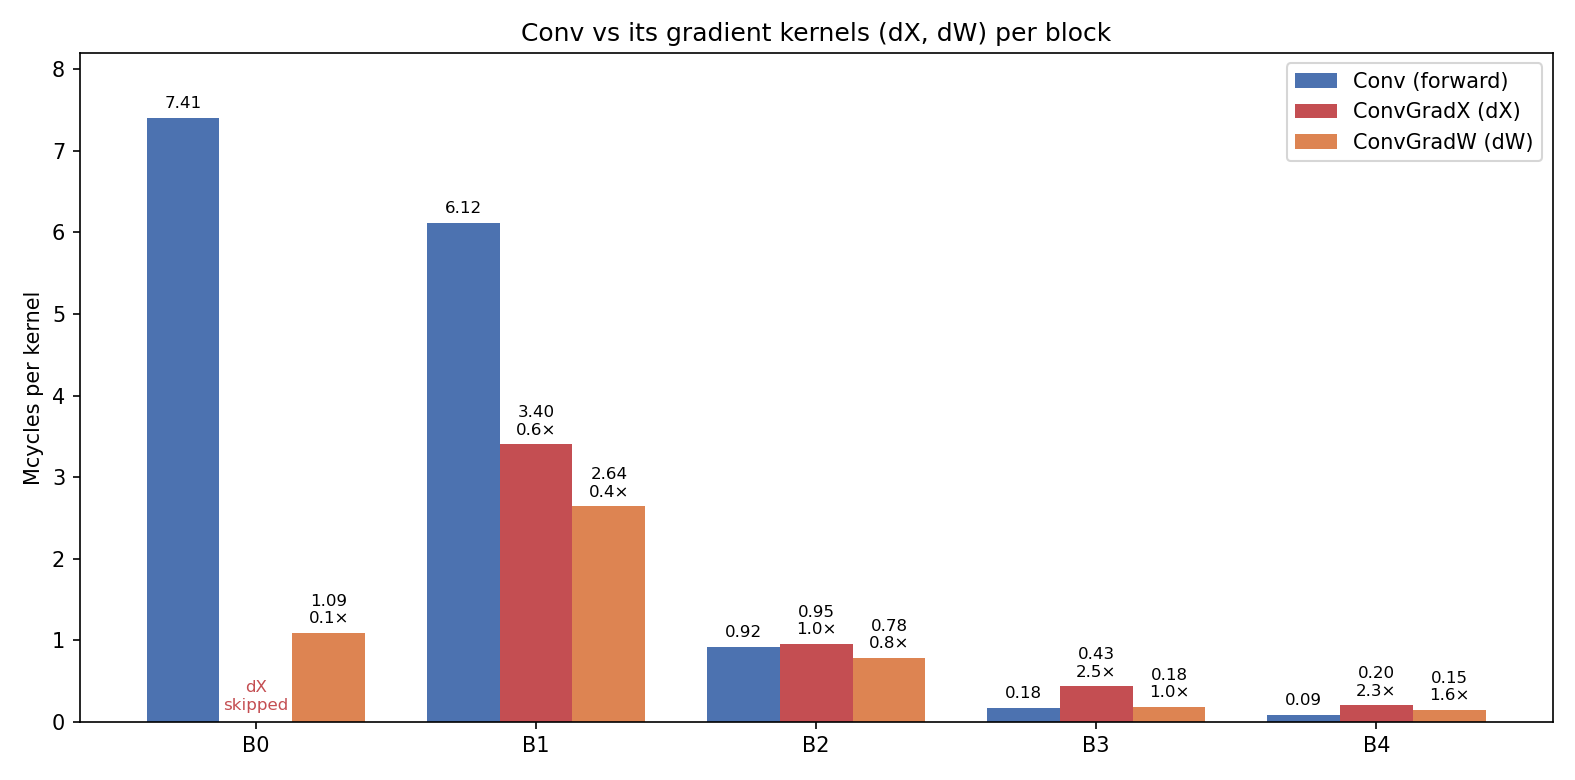

Write the Python code that produced this figure.
import matplotlib; matplotlib.use("Agg"); import matplotlib.pyplot as plt; import numpy as np
# cycles per block (Total) from trace
fwd=[7405374,6121186,922827,175772,90059]
dX =[0,3402803,954448,434761,203149]
dW =[1093044,2642291,782108,181157,146955]
M=1e6; x=np.arange(5); w=0.26
fig,ax=plt.subplots(figsize=(10.5,5.2))
ax.bar(x-w,[v/M for v in fwd],w,color="#4C72B0",label="Conv (forward)")
ax.bar(x,  [v/M for v in dX ],w,color="#C44E52",label="ConvGradX (dX)")
ax.bar(x+w,[v/M for v in dW ],w,color="#DD8452",label="ConvGradW (dW)")
for i in range(5):
    if dX[i]==0: ax.text(i,0.15,"dX\nskipped",ha="center",fontsize=8,color="#C44E52")
    ax.text(i-w,fwd[i]/M+0.12,f"{fwd[i]/M:.2f}",ha="center",fontsize=8)
    if dX[i]: ax.text(i,dX[i]/M+0.12,f"{dX[i]/M:.2f}\n{dX[i]/fwd[i]:.1f}×",ha="center",fontsize=8)
    ax.text(i+w,dW[i]/M+0.12,f"{dW[i]/M:.2f}\n{dW[i]/fwd[i]:.1f}×",ha="center",fontsize=8)
ax.set_xticks(x); ax.set_xticklabels([f"B{b}" for b in range(5)])
ax.set_ylabel("Mcycles per kernel"); ax.set_ylim(0,8.2)
ax.set_title("Conv vs its gradient kernels (dX, dW) per block")
ax.legend()
plt.tight_layout(); plt.savefig("lat_fig5_conv_vs_dxdw.png",dpi=150); plt.close(); print("fig5 written")
